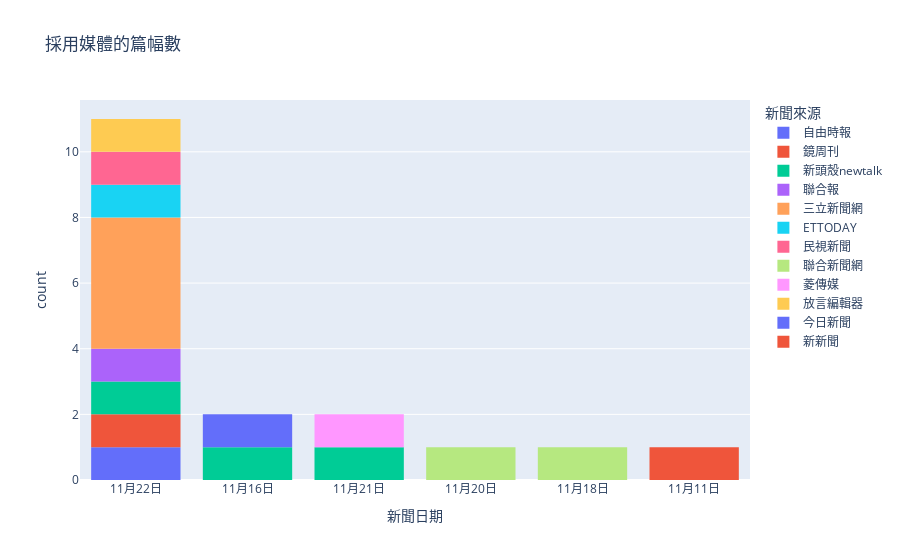

The notebook cell saved with this chart:
### Code cell
#如果資料沒有先整理過就要用HISTOGRAM
px.histogram(newsdata,x="新聞日期",color="新聞來源",title="採用媒體的篇幅數")

### Figure 1 — Plotly figure (JSON) as saved in the notebook; plotly's stock layout.template omitted (floating-point values rounded to 4 significant figures)
{"data": [{"alignmentgroup": "True", "bingroup": "x", "hovertemplate": "新聞來源=自由時報<br>新聞日期=%{x}<br>count=%{y}<extra></extra>", "legendgroup": "自由時報", "marker": {"color": "#636efa", "pattern": {"shape": ""}}, "name": "自由時報", "offsetgroup": "自由時報", "orientation": "v", "showlegend": true, "type": "histogram", "x": ["11月22日"], "xaxis": "x", "yaxis": "y"}, {"alignmentgroup": "True", "bingroup": "x", "hovertemplate": "新聞來源=鏡周刊<br>新聞日期=%{x}<br>count=%{y}<extra></extra>", "legendgroup": "鏡周刊", "marker": {"color": "#EF553B", "pattern": {"shape": ""}}, "name": "鏡周刊", "offsetgroup": "鏡周刊", "orientation": "v", "showlegend": true, "type": "histogram", "x": ["11月22日"], "xaxis": "x", "yaxis": "y"}, {"alignmentgroup": "True", "bingroup": "x", "hovertemplate": "新聞來源=新頭殼newtalk<br>新聞日期=%{x}<br>count=%{y}<extra></extra>", "legendgroup": "新頭殼newtalk", "marker": {"color": "#00cc96", "pattern": {"shape": ""}}, "name": "新頭殼newtalk", "offsetgroup": "新頭殼newtalk", "orientation": "v", "showlegend": true, "type": "histogram", "x": ["11月22日", "11月16日", "11月21日"], "xaxis": "x", "yaxis": "y"}, {"alignmentgroup": "True", "bingroup": "x", "hovertemplate": "新聞來源=聯合報<br>新聞日期=%{x}<br>count=%{y}<extra></extra>", "legendgroup": "聯合報", "marker": {"color": "#ab63fa", "pattern": {"shape": ""}}, "name": "聯合報", "offsetgroup": "聯合報", "orientation": "v", "showlegend": true, "type": "histogram", "x": ["11月22日"], "xaxis": "x", "yaxis": "y"}, {"alignmentgroup": "True", "bingroup": "x", "hovertemplate": "新聞來源=三立新聞網<br>新聞日期=%{x}<br>count=%{y}<extra></extra>", "legendgroup": "三立新聞網", "marker": {"color": "#FFA15A", "pattern": {"shape": ""}}, "name": "三立新聞網", "offsetgroup": "三立新聞網", "orientation": "v", "showlegend": true, "type": "histogram", "x": ["11月22日", "11月22日", "11月22日", "11月22日"], "xaxis": "x", "yaxis": "y"}, {"alignmentgroup": "True", "bingroup": "x", "hovertemplate": "新聞來源=ETTODAY<br>新聞日期=%{x}<br>count=%{y}<extra></extra>", "legendgroup": "ETTODAY", "marker": {"color": "#19d3f3", "pattern": {"shape": ""}}, "name": "ETTODAY", "offsetgroup": "ETTODAY", "orientation": "v", "showlegend": true, "type": "histogram", "x": ["11月22日"], "xaxis": "x", "yaxis": "y"}, {"alignmentgroup": "True", "bingroup": "x", "hovertemplate": "新聞來源=民視新聞<br>新聞日期=%{x}<br>count=%{y}<extra></extra>", "legendgroup": "民視新聞", "marker": {"color": "#FF6692", "pattern": {"shape": ""}}, "name": "民視新聞", "offsetgroup": "民視新聞", "orientation": "v", "showlegend": true, "type": "histogram", "x": ["11月22日"], "xaxis": "x", "yaxis": "y"}, {"alignmentgroup": "True", "bingroup": "x", "hovertemplate": "新聞來源=聯合新聞網<br>新聞日期=%{x}<br>count=%{y}<extra></extra>", "legendgroup": "聯合新聞網", "marker": {"color": "#B6E880", "pattern": {"shape": ""}}, "name": "聯合新聞網", "offsetgroup": "聯合新聞網", "orientation": "v", "showlegend": true, "type": "histogram", "x": ["11月20日", "11月18日"], "xaxis": "x", "yaxis": "y"}, {"alignmentgroup": "True", "bingroup": "x", "hovertemplate": "新聞來源=菱傳媒<br>新聞日期=%{x}<br>count=%{y}<extra></extra>", "legendgroup": "菱傳媒", "marker": {"color": "#FF97FF", "pattern": {"shape": ""}}, "name": "菱傳媒", "offsetgroup": "菱傳媒", "orientation": "v", "showlegend": true, "type": "histogram", "x": ["11月21日"], "xaxis": "x", "yaxis": "y"}, {"alignmentgroup": "True", "bingroup": "x", "hovertemplate": "新聞來源=放言編輯器<br>新聞日期=%{x}<br>count=%{y}<extra></extra>", "legendgroup": "放言編輯器", "marker": {"color": "#FECB52", "pattern": {"shape": ""}}, "name": "放言編輯器", "offsetgroup": "放言編輯器", "orientation": "v", "showlegend": true, "type": "histogram", "x": ["11月22日"], "xaxis": "x", "yaxis": "y"}, {"alignmentgroup": "True", "bingroup": "x", "hovertemplate": "新聞來源=今日新聞<br>新聞日期=%{x}<br>count=%{y}<extra></extra>", "legendgroup": "今日新聞", "marker": {"color": "#636efa", "pattern": {"shape": ""}}, "name": "今日新聞", "offsetgroup": "今日新聞", "orientation": "v", "showlegend": true, "type": "histogram", "x": ["11月16日"], "xaxis": "x", "yaxis": "y"}, {"alignmentgroup": "True", "bingroup": "x", "hovertemplate": "新聞來源=新新聞<br>新聞日期=%{x}<br>count=%{y}<extra></extra>", "legendgroup": "新新聞", "marker": {"color": "#EF553B", "pattern": {"shape": ""}}, "name": "新新聞", "offsetgroup": "新新聞", "orientation": "v", "showlegend": true, "type": "histogram", "x": ["11月11日"], "xaxis": "x", "yaxis": "y"}], "layout": {"barmode": "relative", "legend": {"title": {"text": "新聞來源"}, "tracegroupgap": 0}, "title": {"text": "採用媒體的篇幅數"}, "xaxis": {"anchor": "y", "domain": [0, 1], "title": {"text": "新聞日期"}}, "yaxis": {"anchor": "x", "domain": [0, 1], "title": {"text": "count"}}}}
